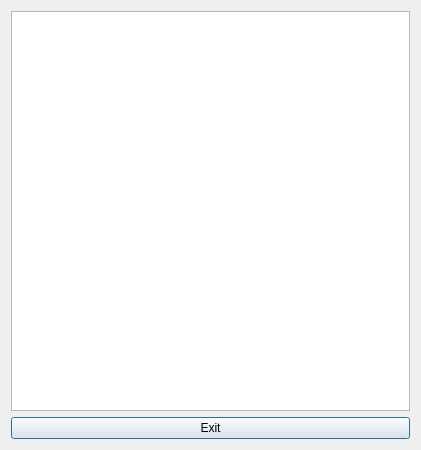
<?xml version="1.0" encoding="UTF-8"?>
<ui version="4.0">
 <class>Dialog</class>
 <widget class="QDialog" name="Dialog">
  <property name="geometry">
   <rect>
    <x>0</x>
    <y>0</y>
    <width>421</width>
    <height>450</height>
   </rect>
  </property>
  <property name="windowTitle">
   <string>Dialog</string>
  </property>
  <layout class="QVBoxLayout" name="verticalLayout">
   <item>
    <widget class="QTableWidget" name="preview_table"/>
   </item>
   <item>
    <widget class="QPushButton" name="btn_exit">
     <property name="text">
      <string>Exit</string>
     </property>
    </widget>
   </item>
  </layout>
 </widget>
 <resources/>
 <connections/>
</ui>
